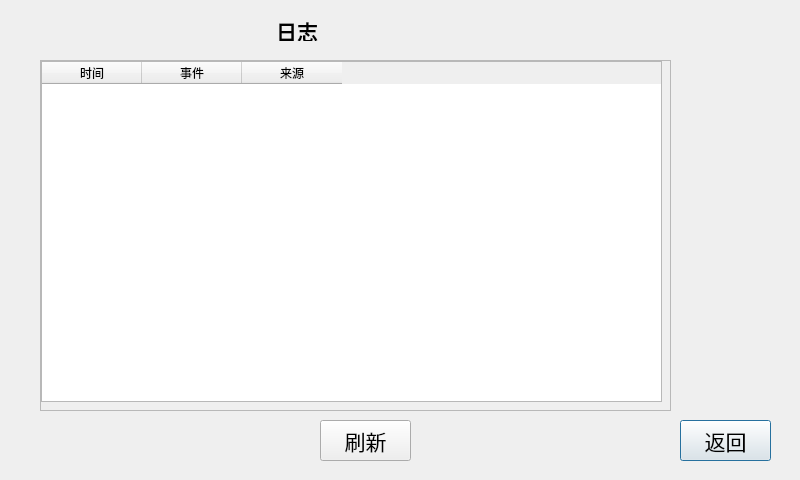
<?xml version="1.0" encoding="UTF-8"?>
<ui version="4.0">
 <class>ShowLog</class>
 <widget class="QDialog" name="ShowLog">
  <property name="geometry">
   <rect>
    <x>0</x>
    <y>0</y>
    <width>800</width>
    <height>480</height>
   </rect>
  </property>
  <property name="windowTitle">
   <string>Dialog</string>
  </property>
  <widget class="QScrollArea" name="scrollArea">
   <property name="geometry">
    <rect>
     <x>40</x>
     <y>60</y>
     <width>631</width>
     <height>351</height>
    </rect>
   </property>
   <property name="widgetResizable">
    <bool>true</bool>
   </property>
   <widget class="QWidget" name="scrollAreaWidgetContents">
    <property name="geometry">
     <rect>
      <x>0</x>
      <y>0</y>
      <width>627</width>
      <height>347</height>
     </rect>
    </property>
    <widget class="QTableWidget" name="tableWidget">
     <property name="geometry">
      <rect>
       <x>0</x>
       <y>0</y>
       <width>621</width>
       <height>341</height>
      </rect>
     </property>
     <attribute name="verticalHeaderVisible">
      <bool>false</bool>
     </attribute>
     <column>
      <property name="text">
       <string>时间</string>
      </property>
     </column>
     <column>
      <property name="text">
       <string>事件</string>
      </property>
     </column>
     <column>
      <property name="text">
       <string>来源</string>
      </property>
     </column>
    </widget>
   </widget>
  </widget>
  <widget class="QLabel" name="label_2">
   <property name="geometry">
    <rect>
     <x>270</x>
     <y>20</y>
     <width>54</width>
     <height>21</height>
    </rect>
   </property>
   <property name="font">
    <font>
     <pointsize>16</pointsize>
     <weight>75</weight>
     <bold>true</bold>
    </font>
   </property>
   <property name="text">
    <string>日志</string>
   </property>
   <property name="alignment">
    <set>Qt::AlignCenter</set>
   </property>
  </widget>
  <widget class="QPushButton" name="pushButton_5">
   <property name="geometry">
    <rect>
     <x>680</x>
     <y>420</y>
     <width>91</width>
     <height>41</height>
    </rect>
   </property>
   <property name="font">
    <font>
     <pointsize>16</pointsize>
    </font>
   </property>
   <property name="text">
    <string>返回</string>
   </property>
  </widget>
  <widget class="QPushButton" name="pushButton_6">
   <property name="geometry">
    <rect>
     <x>320</x>
     <y>420</y>
     <width>91</width>
     <height>41</height>
    </rect>
   </property>
   <property name="font">
    <font>
     <pointsize>16</pointsize>
    </font>
   </property>
   <property name="text">
    <string>刷新</string>
   </property>
  </widget>
 </widget>
 <resources/>
 <connections>
  <connection>
   <sender>pushButton_5</sender>
   <signal>clicked()</signal>
   <receiver>ShowLog</receiver>
   <slot>accept()</slot>
   <hints>
    <hint type="sourcelabel">
     <x>700</x>
     <y>437</y>
    </hint>
    <hint type="destinationlabel">
     <x>778</x>
     <y>391</y>
    </hint>
   </hints>
  </connection>
 </connections>
</ui>
